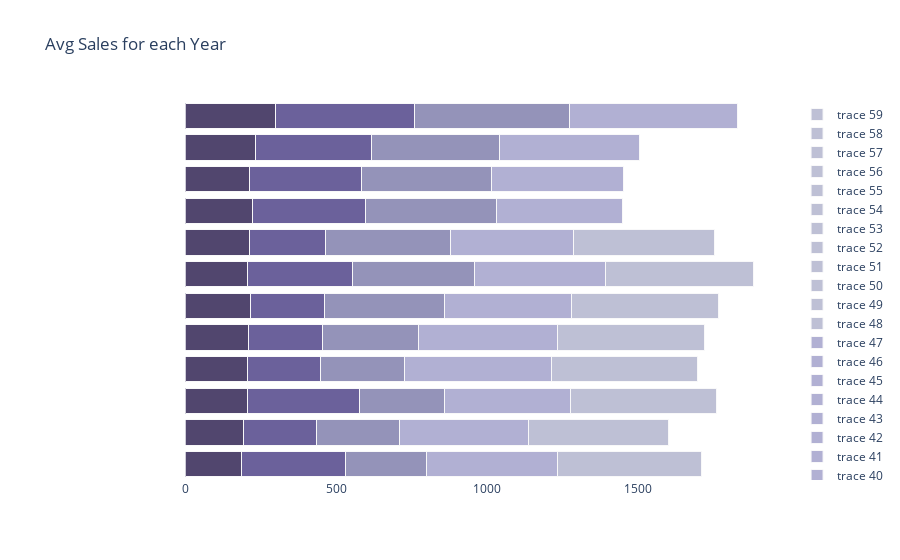

Source (notebook cell):
### Markdown cell above
## Average Sales Analysis for Year-Month📈

### Code cell
# data
df_2013 = df_train1[df_train1['year']==2013][['month','sales']]
df_2013 = df_2013.groupby('month').agg({"sales" : "mean"}).reset_index().rename(columns={'sales':'s13'})
df_2014 = df_train1[df_train1['year']==2014][['month','sales']]
df_2014 = df_2014.groupby('month').agg({"sales" : "mean"}).reset_index().rename(columns={'sales':'s14'})
df_2015 = df_train1[df_train1['year']==2015][['month','sales']]
df_2015 = df_2015.groupby('month').agg({"sales" : "mean"}).reset_index().rename(columns={'sales':'s15'})
df_2016 = df_train1[df_train1['year']==2016][['month','sales']]
df_2016 = df_2016.groupby('month').agg({"sales" : "mean"}).reset_index().rename(columns={'sales':'s16'})
df_2017 = df_train1[df_train1['year']==2017][['month','sales']]
df_2017 = df_2017.groupby('month').agg({"sales" : "mean"}).reset_index()
df_2017_no = pd.DataFrame({'month' : [9, 10, 11, 12], 'sales' : [0, 0, 0, 0]})
df_2017 = df_2017.append(df_2017_no).rename(columns={'sales':'s17'})
df_year = df_2013.merge(df_2014,on='month').merge(df_2015,on='month').merge(df_2016,on='month').merge(df_2017,on='month')

# top levels
top_labels = ['2013', '2014', '2015', '2016', '2017']

colors = ['rgba(38, 24, 74, 0.8)', 'rgba(71, 58, 131, 0.8)',
          'rgba(122, 120, 168, 0.8)', 'rgba(164, 163, 204, 0.85)',
          'rgba(190, 192, 213, 1)']

# X axis value
df_year = df_year[['s13', 's14', 's15', 's16', 's17']].replace(np.nan,0)
x_data = df_year.values

# y axis value (Month)
df_2013['month'] = ['Jan','Feb','Mar','Apr','May','Jun','Jul','Aug','Sep','Oct','Nov','Dec']
y_data = df_2013['month'].tolist()

fig = go.Figure()
for i in range(0, len(x_data[0])):
    for xd, yd in zip(x_data, y_data):
        fig.add_trace(go.Bar(
            x=[xd[i]], y=[yd],
            orientation='h',
            marker=dict(color=colors[i],
                        line=dict(color='rgb(248, 248, 249)', width=1))))

fig.update_layout(title='Avg Sales for each Year',
                  xaxis=dict(showgrid=False, zeroline=False, domain=[0.15, 1]),
                  yaxis=dict(showgrid=False, showline=False, showticklabels=False, zeroline=False),
                  barmode='stack',
                  template="plotly_white")
fig

### Figure 1 — Plotly figure (JSON) as saved in the notebook; plotly's stock layout.template omitted (floating-point values rounded to 4 significant figures)
{"data": [{"marker": {"color": "rgba(38, 24, 74, 0.8)", "line": {"color": "rgb(248, 248, 249)", "width": 1}}, "orientation": "h", "type": "bar", "x": [187.0], "y": ["Jan"]}, {"marker": {"color": "rgba(38, 24, 74, 0.8)", "line": {"color": "rgb(248, 248, 249)", "width": 1}}, "orientation": "h", "type": "bar", "x": [193.6], "y": ["Feb"]}, {"marker": {"color": "rgba(38, 24, 74, 0.8)", "line": {"color": "rgb(248, 248, 249)", "width": 1}}, "orientation": "h", "type": "bar", "x": [206.9], "y": ["Mar"]}, {"marker": {"color": "rgba(38, 24, 74, 0.8)", "line": {"color": "rgb(248, 248, 249)", "width": 1}}, "orientation": "h", "type": "bar", "x": [205.6], "y": ["Apr"]}, {"marker": {"color": "rgba(38, 24, 74, 0.8)", "line": {"color": "rgb(248, 248, 249)", "width": 1}}, "orientation": "h", "type": "bar", "x": [210.2], "y": ["May"]}, {"marker": {"color": "rgba(38, 24, 74, 0.8)", "line": {"color": "rgb(248, 248, 249)", "width": 1}}, "orientation": "h", "type": "bar", "x": [215.7], "y": ["Jun"]}, {"marker": {"color": "rgba(38, 24, 74, 0.8)", "line": {"color": "rgb(248, 248, 249)", "width": 1}}, "orientation": "h", "type": "bar", "x": [204.0], "y": ["Jul"]}, {"marker": {"color": "rgba(38, 24, 74, 0.8)", "line": {"color": "rgb(248, 248, 249)", "width": 1}}, "orientation": "h", "type": "bar", "x": [212.5], "y": ["Aug"]}, {"marker": {"color": "rgba(38, 24, 74, 0.8)", "line": {"color": "rgb(248, 248, 249)", "width": 1}}, "orientation": "h", "type": "bar", "x": [220.6], "y": ["Sep"]}, {"marker": {"color": "rgba(38, 24, 74, 0.8)", "line": {"color": "rgb(248, 248, 249)", "width": 1}}, "orientation": "h", "type": "bar", "x": [213.2], "y": ["Oct"]}, {"marker": {"color": "rgba(38, 24, 74, 0.8)", "line": {"color": "rgb(248, 248, 249)", "width": 1}}, "orientation": "h", "type": "bar", "x": [231.1], "y": ["Nov"]}, {"marker": {"color": "rgba(38, 24, 74, 0.8)", "line": {"color": "rgb(248, 248, 249)", "width": 1}}, "orientation": "h", "type": "bar", "x": [298.7], "y": ["Dec"]}, {"marker": {"color": "rgba(71, 58, 131, 0.8)", "line": {"color": "rgb(248, 248, 249)", "width": 1}}, "orientation": "h", "type": "bar", "x": [342.3], "y": ["Jan"]}, {"marker": {"color": "rgba(71, 58, 131, 0.8)", "line": {"color": "rgb(248, 248, 249)", "width": 1}}, "orientation": "h", "type": "bar", "x": [241.3], "y": ["Feb"]}, {"marker": {"color": "rgba(71, 58, 131, 0.8)", "line": {"color": "rgb(248, 248, 249)", "width": 1}}, "orientation": "h", "type": "bar", "x": [368.7], "y": ["Mar"]}, {"marker": {"color": "rgba(71, 58, 131, 0.8)", "line": {"color": "rgb(248, 248, 249)", "width": 1}}, "orientation": "h", "type": "bar", "x": [240.6], "y": ["Apr"]}, {"marker": {"color": "rgba(71, 58, 131, 0.8)", "line": {"color": "rgb(248, 248, 249)", "width": 1}}, "orientation": "h", "type": "bar", "x": [242.2], "y": ["May"]}, {"marker": {"color": "rgba(71, 58, 131, 0.8)", "line": {"color": "rgb(248, 248, 249)", "width": 1}}, "orientation": "h", "type": "bar", "x": [244.6], "y": ["Jun"]}, {"marker": {"color": "rgba(71, 58, 131, 0.8)", "line": {"color": "rgb(248, 248, 249)", "width": 1}}, "orientation": "h", "type": "bar", "x": [350.8], "y": ["Jul"]}, {"marker": {"color": "rgba(71, 58, 131, 0.8)", "line": {"color": "rgb(248, 248, 249)", "width": 1}}, "orientation": "h", "type": "bar", "x": [251.4], "y": ["Aug"]}, {"marker": {"color": "rgba(71, 58, 131, 0.8)", "line": {"color": "rgb(248, 248, 249)", "width": 1}}, "orientation": "h", "type": "bar", "x": [374.5], "y": ["Sep"]}, {"marker": {"color": "rgba(71, 58, 131, 0.8)", "line": {"color": "rgb(248, 248, 249)", "width": 1}}, "orientation": "h", "type": "bar", "x": [369.2], "y": ["Oct"]}, {"marker": {"color": "rgba(71, 58, 131, 0.8)", "line": {"color": "rgb(248, 248, 249)", "width": 1}}, "orientation": "h", "type": "bar", "x": [384.1], "y": ["Nov"]}, {"marker": {"color": "rgba(71, 58, 131, 0.8)", "line": {"color": "rgb(248, 248, 249)", "width": 1}}, "orientation": "h", "type": "bar", "x": [459.8], "y": ["Dec"]}, {"marker": {"color": "rgba(122, 120, 168, 0.8)", "line": {"color": "rgb(248, 248, 249)", "width": 1}}, "orientation": "h", "type": "bar", "x": [269.7], "y": ["Jan"]}, {"marker": {"color": "rgba(122, 120, 168, 0.8)", "line": {"color": "rgb(248, 248, 249)", "width": 1}}, "orientation": "h", "type": "bar", "x": [275.4], "y": ["Feb"]}, {"marker": {"color": "rgba(122, 120, 168, 0.8)", "line": {"color": "rgb(248, 248, 249)", "width": 1}}, "orientation": "h", "type": "bar", "x": [282.4], "y": ["Mar"]}, {"marker": {"color": "rgba(122, 120, 168, 0.8)", "line": {"color": "rgb(248, 248, 249)", "width": 1}}, "orientation": "h", "type": "bar", "x": [279.7], "y": ["Apr"]}, {"marker": {"color": "rgba(122, 120, 168, 0.8)", "line": {"color": "rgb(248, 248, 249)", "width": 1}}, "orientation": "h", "type": "bar", "x": [321.0], "y": ["May"]}, {"marker": {"color": "rgba(122, 120, 168, 0.8)", "line": {"color": "rgb(248, 248, 249)", "width": 1}}, "orientation": "h", "type": "bar", "x": [397.2], "y": ["Jun"]}, {"marker": {"color": "rgba(122, 120, 168, 0.8)", "line": {"color": "rgb(248, 248, 249)", "width": 1}}, "orientation": "h", "type": "bar", "x": [403.0], "y": ["Jul"]}, {"marker": {"color": "rgba(122, 120, 168, 0.8)", "line": {"color": "rgb(248, 248, 249)", "width": 1}}, "orientation": "h", "type": "bar", "x": [415.7], "y": ["Aug"]}, {"marker": {"color": "rgba(122, 120, 168, 0.8)", "line": {"color": "rgb(248, 248, 249)", "width": 1}}, "orientation": "h", "type": "bar", "x": [434.7], "y": ["Sep"]}, {"marker": {"color": "rgba(122, 120, 168, 0.8)", "line": {"color": "rgb(248, 248, 249)", "width": 1}}, "orientation": "h", "type": "bar", "x": [432.2], "y": ["Oct"]}, {"marker": {"color": "rgba(122, 120, 168, 0.8)", "line": {"color": "rgb(248, 248, 249)", "width": 1}}, "orientation": "h", "type": "bar", "x": [426.6], "y": ["Nov"]}, {"marker": {"color": "rgba(122, 120, 168, 0.8)", "line": {"color": "rgb(248, 248, 249)", "width": 1}}, "orientation": "h", "type": "bar", "x": [513.8], "y": ["Dec"]}, {"marker": {"color": "rgba(164, 163, 204, 0.85)", "line": {"color": "rgb(248, 248, 249)", "width": 1}}, "orientation": "h", "type": "bar", "x": [434.1], "y": ["Jan"]}, {"marker": {"color": "rgba(164, 163, 204, 0.85)", "line": {"color": "rgb(248, 248, 249)", "width": 1}}, "orientation": "h", "type": "bar", "x": [424.7], "y": ["Feb"]}, {"marker": {"color": "rgba(164, 163, 204, 0.85)", "line": {"color": "rgb(248, 248, 249)", "width": 1}}, "orientation": "h", "type": "bar", "x": [418.7], "y": ["Mar"]}, {"marker": {"color": "rgba(164, 163, 204, 0.85)", "line": {"color": "rgb(248, 248, 249)", "width": 1}}, "orientation": "h", "type": "bar", "x": [488.1], "y": ["Apr"]}, {"marker": {"color": "rgba(164, 163, 204, 0.85)", "line": {"color": "rgb(248, 248, 249)", "width": 1}}, "orientation": "h", "type": "bar", "x": [457.7], "y": ["May"]}, {"marker": {"color": "rgba(164, 163, 204, 0.85)", "line": {"color": "rgb(248, 248, 249)", "width": 1}}, "orientation": "h", "type": "bar", "x": [419.6], "y": ["Jun"]}, {"marker": {"color": "rgba(164, 163, 204, 0.85)", "line": {"color": "rgb(248, 248, 249)", "width": 1}}, "orientation": "h", "type": "bar", "x": [432.6], "y": ["Jul"]}, {"marker": {"color": "rgba(164, 163, 204, 0.85)", "line": {"color": "rgb(248, 248, 249)", "width": 1}}, "orientation": "h", "type": "bar", "x": [406.4], "y": ["Aug"]}, {"marker": {"color": "rgba(164, 163, 204, 0.85)", "line": {"color": "rgb(248, 248, 249)", "width": 1}}, "orientation": "h", "type": "bar", "x": [419.3], "y": ["Sep"]}, {"marker": {"color": "rgba(164, 163, 204, 0.85)", "line": {"color": "rgb(248, 248, 249)", "width": 1}}, "orientation": "h", "type": "bar", "x": [435.0], "y": ["Oct"]}, {"marker": {"color": "rgba(164, 163, 204, 0.85)", "line": {"color": "rgb(248, 248, 249)", "width": 1}}, "orientation": "h", "type": "bar", "x": [462.9], "y": ["Nov"]}, {"marker": {"color": "rgba(164, 163, 204, 0.85)", "line": {"color": "rgb(248, 248, 249)", "width": 1}}, "orientation": "h", "type": "bar", "x": [557.1], "y": ["Dec"]}, {"marker": {"color": "rgba(190, 192, 213, 1)", "line": {"color": "rgb(248, 248, 249)", "width": 1}}, "orientation": "h", "type": "bar", "x": [476.6], "y": ["Jan"]}, {"marker": {"color": "rgba(190, 192, 213, 1)", "line": {"color": "rgb(248, 248, 249)", "width": 1}}, "orientation": "h", "type": "bar", "x": [466.0], "y": ["Feb"]}, {"marker": {"color": "rgba(190, 192, 213, 1)", "line": {"color": "rgb(248, 248, 249)", "width": 1}}, "orientation": "h", "type": "bar", "x": [483.4], "y": ["Mar"]}, {"marker": {"color": "rgba(190, 192, 213, 1)", "line": {"color": "rgb(248, 248, 249)", "width": 1}}, "orientation": "h", "type": "bar", "x": [482.2], "y": ["Apr"]}, {"marker": {"color": "rgba(190, 192, 213, 1)", "line": {"color": "rgb(248, 248, 249)", "width": 1}}, "orientation": "h", "type": "bar", "x": [487.2], "y": ["May"]}, {"marker": {"color": "rgba(190, 192, 213, 1)", "line": {"color": "rgb(248, 248, 249)", "width": 1}}, "orientation": "h", "type": "bar", "x": [488.7], "y": ["Jun"]}, {"marker": {"color": "rgba(190, 192, 213, 1)", "line": {"color": "rgb(248, 248, 249)", "width": 1}}, "orientation": "h", "type": "bar", "x": [489.9], "y": ["Jul"]}, {"marker": {"color": "rgba(190, 192, 213, 1)", "line": {"color": "rgb(248, 248, 249)", "width": 1}}, "orientation": "h", "type": "bar", "x": [465.1], "y": ["Aug"]}, {"marker": {"color": "rgba(190, 192, 213, 1)", "line": {"color": "rgb(248, 248, 249)", "width": 1}}, "orientation": "h", "type": "bar", "x": [0], "y": ["Sep"]}, {"marker": {"color": "rgba(190, 192, 213, 1)", "line": {"color": "rgb(248, 248, 249)", "width": 1}}, "orientation": "h", "type": "bar", "x": [0], "y": ["Oct"]}, {"marker": {"color": "rgba(190, 192, 213, 1)", "line": {"color": "rgb(248, 248, 249)", "width": 1}}, "orientation": "h", "type": "bar", "x": [0], "y": ["Nov"]}, {"marker": {"color": "rgba(190, 192, 213, 1)", "line": {"color": "rgb(248, 248, 249)", "width": 1}}, "orientation": "h", "type": "bar", "x": [0], "y": ["Dec"]}], "layout": {"barmode": "stack", "title": {"text": "Avg Sales for each Year"}, "xaxis": {"domain": [0.15, 1], "showgrid": false, "zeroline": false}, "yaxis": {"showgrid": false, "showline": false, "showticklabels": false, "zeroline": false}}}
